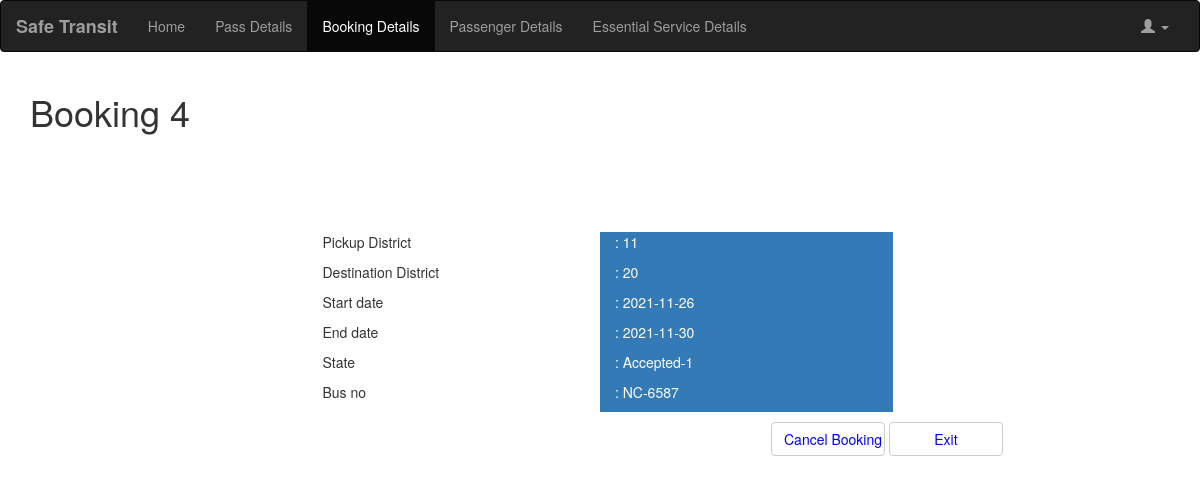
Page /executive_booking_details_view.php?booking_no=4 (signed in) on the committed database.
### tables this page shows
CREATE TABLE `booking` (
  `booking_no` int(11) NOT NULL,
  `service_no` int(11) DEFAULT NULL,
  `reason` varchar(255) NOT NULL,
  `start_date` date DEFAULT NULL,
  `end_date` date DEFAULT NULL,
  `start_time` time NOT NULL,
  `end_time` time NOT NULL,
  `pickup_district` int(11) DEFAULT NULL,
  `pickup_location` varchar(127) NOT NULL,
  `destination_district` int(11) DEFAULT NULL,
  `destination_location` varchar(127) NOT NULL,
  `passenger_count` int(127) NOT NULL DEFAULT '0',
  `state` tinyint(7) NOT NULL DEFAULT '0',
  `booked_conductor_no` int(11) DEFAULT NULL,
  `flag` tinyint(2) NOT NULL DEFAULT '0'
);

### executive_booking_details_view.php (the view, shortened to what the rows shown need)
<?php
require_once $_SERVER['DOCUMENT_ROOT'] . "/OOSD-with-MVC/includes/autoloader.inc.php";
$viewobj = new Executive_View();
$detailsArray = $viewobj->getBookingViewDetails($_GET['booking_no']);
?>
<!DOCTYPE html>
<html lang="en">
<head>
    <link rel="stylesheet" href="https://maxcdn.bootstrapcdn.com/bootstrap/3.3.7/css/bootstrap.min.css">
</head>
<body>
    <form action="includes/executive_cancel_booking.inc.php" method="post">
        <div class="container mt-3">
            <h1>Booking <?= $detailsArray['booking_no'] ?></h1>
            <div style="margin-top:100px;">
                <div class="row">
                    <div class="col-sm-3 p-3 bg-primary text-white">
                        <p>: <?= $detailsArray['pickup_district'] ?> </p>
                    </div>
                </div>
                <div class="row">
                    <div class="col-sm-3 p-3 bg-primary text-white">
                        <p>: <?= $detailsArray['destination_district'] ?> </p>
                    </div>
                </div>
                <div class="row">
                    <div class="col-sm-3 p-3 bg-primary text-white">
                        <p>: <?= $detailsArray['start_date'] ?> </p>
                    </div>
                </div>
                <div class="row">
                    <div class="col-sm-3 p-3 bg-primary text-white">
                        <p>: <?= $detailsArray['end_date'] ?> </p>
                    </div>
                </div>
                <div class="row">
                </div>
                <?php
                    if($detailsArray['state'] ==1){
                        echo '<div class="row">';
                        echo '</div>';
                    }
                ?>
                <?php if($detailsArray['state'] <= 1):?>
                    <input class="btn btn-default" type="submit" value="Cancel Booking" name="cancel" style="color:blue;position:relative;
                            left:65%;margin-top:10px; width:10%">
                <?php endif; ?>
                <input class="btn btn-default" type="submit" value="Exit" name="exit" style="color:blue;position:relative;
                            left:65%;margin-top:10px; width:10%">
            </div>
        </div>
    </form>
</body>
</html>

### rows in the picture
booking: booking_no "4", pickup_district "11", destination_district "20", start_date "2021-11-26", end_date "2021-11-30"

### other values in the picture
$detailsArray['status'] "Accepted-1"
$detailsArray['bus_no'] "NC-6587"
